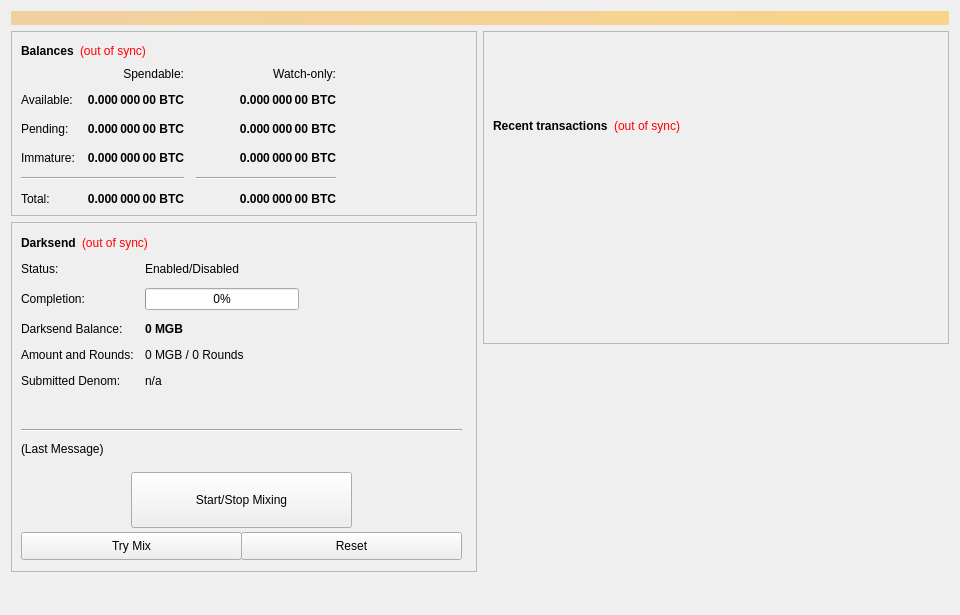
<?xml version="1.0" encoding="UTF-8"?>
<ui version="4.0">
 <class>OverviewPage</class>
 <widget class="QWidget" name="OverviewPage">
  <property name="geometry">
   <rect>
    <x>0</x>
    <y>0</y>
    <width>960</width>
    <height>615</height>
   </rect>
  </property>
  <property name="minimumSize">
   <size>
    <width>960</width>
    <height>0</height>
   </size>
  </property>
  <property name="windowTitle">
   <string>Form</string>
  </property>
  <layout class="QVBoxLayout" name="topLayout">
   <item>
    <widget class="QLabel" name="labelAlerts">
     <property name="visible">
      <bool>false</bool>
     </property>
     <property name="styleSheet">
      <string notr="true">background-color: qlineargradient(x1: 0, y1: 0, x2: 1, y2: 0, stop:0 #F0D0A0, stop:1 #F8D488); color:#000000;</string>
     </property>
     <property name="wordWrap">
      <bool>true</bool>
     </property>
     <property name="margin">
      <number>3</number>
     </property>
    </widget>
   </item>
   <item>
    <layout class="QHBoxLayout" name="horizontalLayout" stretch="1,1">
     <item>
      <layout class="QVBoxLayout" name="verticalLayout_2">
       <item>
        <widget class="QFrame" name="frame">
         <property name="frameShape">
          <enum>QFrame::StyledPanel</enum>
         </property>
         <property name="frameShadow">
          <enum>QFrame::Raised</enum>
         </property>
         <layout class="QVBoxLayout" name="verticalLayout_4">
          <item>
           <layout class="QHBoxLayout" name="horizontalLayout_4">
            <item>
             <widget class="QLabel" name="label_5">
              <property name="font">
               <font>
                <weight>75</weight>
                <bold>true</bold>
               </font>
              </property>
              <property name="text">
               <string>Balances</string>
              </property>
             </widget>
            </item>
            <item>
             <widget class="QLabel" name="labelWalletStatus">
              <property name="cursor">
               <cursorShape>WhatsThisCursor</cursorShape>
              </property>
              <property name="toolTip">
               <string>The displayed information may be out of date. Your wallet automatically synchronizes with the MegaByteCoin network after a connection is established, but this process has not completed yet.</string>
              </property>
              <property name="styleSheet">
               <string notr="true">QLabel { color: red; }</string>
              </property>
              <property name="text">
               <string notr="true">(out of sync)</string>
              </property>
              <property name="alignment">
               <set>Qt::AlignLeading|Qt::AlignLeft|Qt::AlignVCenter</set>
              </property>
             </widget>
            </item>
            <item>
             <spacer name="horizontalSpacer_3">
              <property name="orientation">
               <enum>Qt::Horizontal</enum>
              </property>
              <property name="sizeHint" stdset="0">
               <size>
                <width>40</width>
                <height>20</height>
               </size>
              </property>
             </spacer>
            </item>
           </layout>
          </item>
          <item>
           <layout class="QGridLayout" name="gridLayout">
            <property name="spacing">
             <number>12</number>
            </property>
            <item row="2" column="2">
             <widget class="QLabel" name="labelWatchPending">
              <property name="font">
               <font>
                <weight>75</weight>
                <bold>true</bold>
               </font>
              </property>
              <property name="cursor">
               <cursorShape>IBeamCursor</cursorShape>
              </property>
              <property name="toolTip">
               <string>Unconfirmed transactions to watch-only addresses</string>
              </property>
              <property name="text">
               <string notr="true">0.000 000 00 BTC</string>
              </property>
              <property name="alignment">
               <set>Qt::AlignRight|Qt::AlignTrailing|Qt::AlignVCenter</set>
              </property>
              <property name="textInteractionFlags">
               <set>Qt::LinksAccessibleByMouse|Qt::TextSelectableByKeyboard|Qt::TextSelectableByMouse</set>
              </property>
             </widget>
            </item>
            <item row="2" column="1">
             <widget class="QLabel" name="labelUnconfirmed">
              <property name="font">
               <font>
                <weight>75</weight>
                <bold>true</bold>
               </font>
              </property>
              <property name="cursor">
               <cursorShape>IBeamCursor</cursorShape>
              </property>
              <property name="toolTip">
               <string>Total of transactions that have yet to be confirmed, and do not yet count toward the spendable balance</string>
              </property>
              <property name="text">
               <string notr="true">0.000 000 00 BTC</string>
              </property>
              <property name="alignment">
               <set>Qt::AlignRight|Qt::AlignTrailing|Qt::AlignVCenter</set>
              </property>
              <property name="textInteractionFlags">
               <set>Qt::LinksAccessibleByMouse|Qt::TextSelectableByKeyboard|Qt::TextSelectableByMouse</set>
              </property>
             </widget>
            </item>
            <item row="3" column="2">
             <widget class="QLabel" name="labelWatchImmature">
              <property name="font">
               <font>
                <weight>75</weight>
                <bold>true</bold>
               </font>
              </property>
              <property name="cursor">
               <cursorShape>IBeamCursor</cursorShape>
              </property>
              <property name="toolTip">
               <string>Staked or masternode rewards in watch-only addresses that has not yet matured</string>
              </property>
              <property name="text">
               <string notr="true">0.000 000 00 BTC</string>
              </property>
              <property name="alignment">
               <set>Qt::AlignRight|Qt::AlignTrailing|Qt::AlignVCenter</set>
              </property>
              <property name="textInteractionFlags">
               <set>Qt::LinksAccessibleByMouse|Qt::TextSelectableByKeyboard|Qt::TextSelectableByMouse</set>
              </property>
             </widget>
            </item>
            <item row="4" column="0" colspan="2">
             <widget class="Line" name="lineSpendableBalance">
              <property name="orientation">
               <enum>Qt::Horizontal</enum>
              </property>
             </widget>
            </item>
            <item row="4" column="2">
             <widget class="Line" name="lineWatchBalance">
              <property name="sizePolicy">
               <sizepolicy hsizetype="Preferred" vsizetype="Fixed">
                <horstretch>0</horstretch>
                <verstretch>0</verstretch>
               </sizepolicy>
              </property>
              <property name="minimumSize">
               <size>
                <width>140</width>
                <height>0</height>
               </size>
              </property>
              <property name="orientation">
               <enum>Qt::Horizontal</enum>
              </property>
             </widget>
            </item>
            <item row="5" column="0">
             <widget class="QLabel" name="labelTotalText">
              <property name="text">
               <string>Total:</string>
              </property>
             </widget>
            </item>
            <item row="3" column="1">
             <widget class="QLabel" name="labelImmature">
              <property name="font">
               <font>
                <weight>75</weight>
                <bold>true</bold>
               </font>
              </property>
              <property name="cursor">
               <cursorShape>IBeamCursor</cursorShape>
              </property>
              <property name="toolTip">
               <string>Staked or masternode rewards that has not yet matured</string>
              </property>
              <property name="text">
               <string notr="true">0.000 000 00 BTC</string>
              </property>
              <property name="alignment">
               <set>Qt::AlignRight|Qt::AlignTrailing|Qt::AlignVCenter</set>
              </property>
              <property name="textInteractionFlags">
               <set>Qt::LinksAccessibleByMouse|Qt::TextSelectableByKeyboard|Qt::TextSelectableByMouse</set>
              </property>
             </widget>
            </item>
            <item row="2" column="3">
             <spacer name="horizontalSpacer_2">
              <property name="orientation">
               <enum>Qt::Horizontal</enum>
              </property>
              <property name="sizeHint" stdset="0">
               <size>
                <width>40</width>
                <height>20</height>
               </size>
              </property>
             </spacer>
            </item>
            <item row="3" column="0">
             <widget class="QLabel" name="labelImmatureText">
              <property name="text">
               <string>Immature:</string>
              </property>
             </widget>
            </item>
            <item row="5" column="1">
             <widget class="QLabel" name="labelTotal">
              <property name="font">
               <font>
                <weight>75</weight>
                <bold>true</bold>
               </font>
              </property>
              <property name="cursor">
               <cursorShape>IBeamCursor</cursorShape>
              </property>
              <property name="toolTip">
               <string>Your current total balance</string>
              </property>
              <property name="text">
               <string notr="true">0.000 000 00 BTC</string>
              </property>
              <property name="alignment">
               <set>Qt::AlignRight|Qt::AlignTrailing|Qt::AlignVCenter</set>
              </property>
              <property name="textInteractionFlags">
               <set>Qt::LinksAccessibleByMouse|Qt::TextSelectableByKeyboard|Qt::TextSelectableByMouse</set>
              </property>
             </widget>
            </item>
            <item row="5" column="2">
             <widget class="QLabel" name="labelWatchTotal">
              <property name="font">
               <font>
                <weight>75</weight>
                <bold>true</bold>
               </font>
              </property>
              <property name="cursor">
               <cursorShape>IBeamCursor</cursorShape>
              </property>
              <property name="toolTip">
               <string>Current total balance in watch-only addresses</string>
              </property>
              <property name="text">
               <string notr="true">0.000 000 00 BTC</string>
              </property>
              <property name="alignment">
               <set>Qt::AlignRight|Qt::AlignTrailing|Qt::AlignVCenter</set>
              </property>
              <property name="textInteractionFlags">
               <set>Qt::LinksAccessibleByMouse|Qt::TextSelectableByKeyboard|Qt::TextSelectableByMouse</set>
              </property>
             </widget>
            </item>
            <item row="0" column="2">
             <widget class="QLabel" name="labelWatchonly">
              <property name="text">
               <string>Watch-only:</string>
              </property>
              <property name="alignment">
               <set>Qt::AlignRight|Qt::AlignTrailing|Qt::AlignVCenter</set>
              </property>
             </widget>
            </item>
            <item row="1" column="0">
             <widget class="QLabel" name="labelBalanceText">
              <property name="text">
               <string>Available:</string>
              </property>
             </widget>
            </item>
            <item row="1" column="1">
             <widget class="QLabel" name="labelBalance">
              <property name="font">
               <font>
                <weight>75</weight>
                <bold>true</bold>
               </font>
              </property>
              <property name="cursor">
               <cursorShape>IBeamCursor</cursorShape>
              </property>
              <property name="toolTip">
               <string>Your current spendable balance</string>
              </property>
              <property name="text">
               <string notr="true">0.000 000 00 BTC</string>
              </property>
              <property name="alignment">
               <set>Qt::AlignRight|Qt::AlignTrailing|Qt::AlignVCenter</set>
              </property>
              <property name="textInteractionFlags">
               <set>Qt::LinksAccessibleByMouse|Qt::TextSelectableByKeyboard|Qt::TextSelectableByMouse</set>
              </property>
             </widget>
            </item>
            <item row="1" column="2">
             <widget class="QLabel" name="labelWatchAvailable">
              <property name="font">
               <font>
                <weight>75</weight>
                <bold>true</bold>
               </font>
              </property>
              <property name="cursor">
               <cursorShape>IBeamCursor</cursorShape>
              </property>
              <property name="toolTip">
               <string>Your current balance in watch-only addresses</string>
              </property>
              <property name="text">
               <string notr="true">0.000 000 00 BTC</string>
              </property>
              <property name="alignment">
               <set>Qt::AlignRight|Qt::AlignTrailing|Qt::AlignVCenter</set>
              </property>
              <property name="textInteractionFlags">
               <set>Qt::LinksAccessibleByMouse|Qt::TextSelectableByKeyboard|Qt::TextSelectableByMouse</set>
              </property>
             </widget>
            </item>
            <item row="2" column="0">
             <widget class="QLabel" name="labelPendingText">
              <property name="text">
               <string>Pending:</string>
              </property>
             </widget>
            </item>
            <item row="0" column="1">
             <widget class="QLabel" name="labelSpendable">
              <property name="text">
               <string>Spendable:</string>
              </property>
              <property name="alignment">
               <set>Qt::AlignRight|Qt::AlignTrailing|Qt::AlignVCenter</set>
              </property>
             </widget>
            </item>
           </layout>
          </item>
         </layout>
        </widget>
       </item>
       <item>
        <widget class="QFrame" name="frameDarksend">
         <property name="minimumSize">
          <size>
           <width>0</width>
           <height>350</height>
          </size>
         </property>
         <property name="layoutDirection">
          <enum>Qt::LeftToRight</enum>
         </property>
         <property name="frameShape">
          <enum>QFrame::StyledPanel</enum>
         </property>
         <property name="frameShadow">
          <enum>QFrame::Raised</enum>
         </property>
         <widget class="QWidget" name="formLayoutWidget">
          <property name="geometry">
           <rect>
            <x>10</x>
            <y>40</y>
            <width>451</width>
            <height>161</height>
           </rect>
          </property>
          <layout class="QFormLayout" name="formLayout">
           <property name="fieldGrowthPolicy">
            <enum>QFormLayout::AllNonFixedFieldsGrow</enum>
           </property>
           <property name="horizontalSpacing">
            <number>11</number>
           </property>
           <property name="verticalSpacing">
            <number>12</number>
           </property>
           <item row="0" column="0">
            <widget class="QLabel" name="label_6">
             <property name="text">
              <string>Status:</string>
             </property>
            </widget>
           </item>
           <item row="1" column="0">
            <widget class="QLabel" name="label_7">
             <property name="text">
              <string>Completion:</string>
             </property>
            </widget>
           </item>
           <item row="1" column="1">
            <widget class="QProgressBar" name="DarksendProgress">
             <property name="maximumSize">
              <size>
               <width>154</width>
               <height>16777215</height>
              </size>
             </property>
             <property name="value">
              <number>0</number>
             </property>
            </widget>
           </item>
           <item row="2" column="0">
            <widget class="QLabel" name="labelAnonymizedText">
             <property name="text">
              <string>Darksend Balance:</string>
             </property>
            </widget>
           </item>
           <item row="2" column="1">
            <widget class="QLabel" name="labelAnonymized">
             <property name="font">
              <font>
               <weight>75</weight>
               <bold>true</bold>
              </font>
             </property>
             <property name="text">
              <string notr="true">0 MGB</string>
             </property>
            </widget>
           </item>
           <item row="3" column="0">
            <widget class="QLabel" name="label_8">
             <property name="text">
              <string>Amount and Rounds:</string>
             </property>
            </widget>
           </item>
           <item row="3" column="1">
            <widget class="QLabel" name="labelAmountRounds">
             <property name="text">
              <string>0 MGB / 0 Rounds</string>
             </property>
            </widget>
           </item>
           <item row="4" column="0">
            <widget class="QLabel" name="label_9">
             <property name="text">
              <string>Submitted Denom:</string>
             </property>
            </widget>
           </item>
           <item row="4" column="1">
            <widget class="QLabel" name="labelSubmittedDenom">
             <property name="toolTip">
              <string>The denominations you submitted to the Masternode.&lt;br&gt;To mix, other users must submit the exact same denominations.</string>
             </property>
             <property name="text">
              <string>n/a</string>
             </property>
            </widget>
           </item>
           <item row="0" column="1">
            <widget class="QLabel" name="DarksendEnabled">
             <property name="text">
              <string>Enabled/Disabled</string>
             </property>
            </widget>
           </item>
          </layout>
         </widget>
         <widget class="QPushButton" name="runAutoDenom">
          <property name="geometry">
           <rect>
            <x>251</x>
            <y>17</y>
            <width>1</width>
            <height>1</height>
           </rect>
          </property>
          <property name="palette">
           <palette>
            <active>
             <colorrole role="WindowText">
              <brush brushstyle="SolidPattern">
               <color alpha="255">
                <red>0</red>
                <green>0</green>
                <blue>0</blue>
               </color>
              </brush>
             </colorrole>
             <colorrole role="Button">
              <brush brushstyle="SolidPattern">
               <color alpha="255">
                <red>239</red>
                <green>238</green>
                <blue>238</blue>
               </color>
              </brush>
             </colorrole>
             <colorrole role="Light">
              <brush brushstyle="SolidPattern">
               <color alpha="255">
                <red>255</red>
                <green>255</green>
                <blue>255</blue>
               </color>
              </brush>
             </colorrole>
             <colorrole role="Midlight">
              <brush brushstyle="SolidPattern">
               <color alpha="255">
                <red>247</red>
                <green>246</green>
                <blue>246</blue>
               </color>
              </brush>
             </colorrole>
             <colorrole role="Dark">
              <brush brushstyle="SolidPattern">
               <color alpha="255">
                <red>119</red>
                <green>119</green>
                <blue>119</blue>
               </color>
              </brush>
             </colorrole>
             <colorrole role="Mid">
              <brush brushstyle="SolidPattern">
               <color alpha="255">
                <red>159</red>
                <green>159</green>
                <blue>159</blue>
               </color>
              </brush>
             </colorrole>
             <colorrole role="Text">
              <brush brushstyle="SolidPattern">
               <color alpha="255">
                <red>0</red>
                <green>0</green>
                <blue>0</blue>
               </color>
              </brush>
             </colorrole>
             <colorrole role="BrightText">
              <brush brushstyle="SolidPattern">
               <color alpha="255">
                <red>255</red>
                <green>255</green>
                <blue>255</blue>
               </color>
              </brush>
             </colorrole>
             <colorrole role="ButtonText">
              <brush brushstyle="SolidPattern">
               <color alpha="255">
                <red>0</red>
                <green>0</green>
                <blue>0</blue>
               </color>
              </brush>
             </colorrole>
             <colorrole role="Base">
              <brush brushstyle="SolidPattern">
               <color alpha="255">
                <red>255</red>
                <green>255</green>
                <blue>255</blue>
               </color>
              </brush>
             </colorrole>
             <colorrole role="Window">
              <brush brushstyle="SolidPattern">
               <color alpha="255">
                <red>239</red>
                <green>238</green>
                <blue>238</blue>
               </color>
              </brush>
             </colorrole>
             <colorrole role="Shadow">
              <brush brushstyle="SolidPattern">
               <color alpha="255">
                <red>0</red>
                <green>0</green>
                <blue>0</blue>
               </color>
              </brush>
             </colorrole>
             <colorrole role="AlternateBase">
              <brush brushstyle="SolidPattern">
               <color alpha="255">
                <red>247</red>
                <green>246</green>
                <blue>246</blue>
               </color>
              </brush>
             </colorrole>
             <colorrole role="ToolTipBase">
              <brush brushstyle="SolidPattern">
               <color alpha="255">
                <red>255</red>
                <green>255</green>
                <blue>220</blue>
               </color>
              </brush>
             </colorrole>
             <colorrole role="ToolTipText">
              <brush brushstyle="SolidPattern">
               <color alpha="255">
                <red>0</red>
                <green>0</green>
                <blue>0</blue>
               </color>
              </brush>
             </colorrole>
            </active>
            <inactive>
             <colorrole role="WindowText">
              <brush brushstyle="SolidPattern">
               <color alpha="255">
                <red>0</red>
                <green>0</green>
                <blue>0</blue>
               </color>
              </brush>
             </colorrole>
             <colorrole role="Button">
              <brush brushstyle="SolidPattern">
               <color alpha="255">
                <red>239</red>
                <green>238</green>
                <blue>238</blue>
               </color>
              </brush>
             </colorrole>
             <colorrole role="Light">
              <brush brushstyle="SolidPattern">
               <color alpha="255">
                <red>255</red>
                <green>255</green>
                <blue>255</blue>
               </color>
              </brush>
             </colorrole>
             <colorrole role="Midlight">
              <brush brushstyle="SolidPattern">
               <color alpha="255">
                <red>247</red>
                <green>246</green>
                <blue>246</blue>
               </color>
              </brush>
             </colorrole>
             <colorrole role="Dark">
              <brush brushstyle="SolidPattern">
               <color alpha="255">
                <red>119</red>
                <green>119</green>
                <blue>119</blue>
               </color>
              </brush>
             </colorrole>
             <colorrole role="Mid">
              <brush brushstyle="SolidPattern">
               <color alpha="255">
                <red>159</red>
                <green>159</green>
                <blue>159</blue>
               </color>
              </brush>
             </colorrole>
             <colorrole role="Text">
              <brush brushstyle="SolidPattern">
               <color alpha="255">
                <red>0</red>
                <green>0</green>
                <blue>0</blue>
               </color>
              </brush>
             </colorrole>
             <colorrole role="BrightText">
              <brush brushstyle="SolidPattern">
               <color alpha="255">
                <red>255</red>
                <green>255</green>
                <blue>255</blue>
               </color>
              </brush>
             </colorrole>
             <colorrole role="ButtonText">
              <brush brushstyle="SolidPattern">
               <color alpha="255">
                <red>0</red>
                <green>0</green>
                <blue>0</blue>
               </color>
              </brush>
             </colorrole>
             <colorrole role="Base">
              <brush brushstyle="SolidPattern">
               <color alpha="255">
                <red>255</red>
                <green>255</green>
                <blue>255</blue>
               </color>
              </brush>
             </colorrole>
             <colorrole role="Window">
              <brush brushstyle="SolidPattern">
               <color alpha="255">
                <red>239</red>
                <green>238</green>
                <blue>238</blue>
               </color>
              </brush>
             </colorrole>
             <colorrole role="Shadow">
              <brush brushstyle="SolidPattern">
               <color alpha="255">
                <red>0</red>
                <green>0</green>
                <blue>0</blue>
               </color>
              </brush>
             </colorrole>
             <colorrole role="AlternateBase">
              <brush brushstyle="SolidPattern">
               <color alpha="255">
                <red>247</red>
                <green>246</green>
                <blue>246</blue>
               </color>
              </brush>
             </colorrole>
             <colorrole role="ToolTipBase">
              <brush brushstyle="SolidPattern">
               <color alpha="255">
                <red>255</red>
                <green>255</green>
                <blue>220</blue>
               </color>
              </brush>
             </colorrole>
             <colorrole role="ToolTipText">
              <brush brushstyle="SolidPattern">
               <color alpha="255">
                <red>0</red>
                <green>0</green>
                <blue>0</blue>
               </color>
              </brush>
             </colorrole>
            </inactive>
            <disabled>
             <colorrole role="WindowText">
              <brush brushstyle="SolidPattern">
               <color alpha="255">
                <red>119</red>
                <green>119</green>
                <blue>119</blue>
               </color>
              </brush>
             </colorrole>
             <colorrole role="Button">
              <brush brushstyle="SolidPattern">
               <color alpha="255">
                <red>239</red>
                <green>238</green>
                <blue>238</blue>
               </color>
              </brush>
             </colorrole>
             <colorrole role="Light">
              <brush brushstyle="SolidPattern">
               <color alpha="255">
                <red>255</red>
                <green>255</green>
                <blue>255</blue>
               </color>
              </brush>
             </colorrole>
             <colorrole role="Midlight">
              <brush brushstyle="SolidPattern">
               <color alpha="255">
                <red>247</red>
                <green>246</green>
                <blue>246</blue>
               </color>
              </brush>
             </colorrole>
             <colorrole role="Dark">
              <brush brushstyle="SolidPattern">
               <color alpha="255">
                <red>119</red>
                <green>119</green>
                <blue>119</blue>
               </color>
              </brush>
             </colorrole>
             <colorrole role="Mid">
              <brush brushstyle="SolidPattern">
               <color alpha="255">
                <red>159</red>
                <green>159</green>
                <blue>159</blue>
               </color>
              </brush>
             </colorrole>
             <colorrole role="Text">
              <brush brushstyle="SolidPattern">
               <color alpha="255">
                <red>119</red>
                <green>119</green>
                <blue>119</blue>
               </color>
              </brush>
             </colorrole>
             <colorrole role="BrightText">
              <brush brushstyle="SolidPattern">
               <color alpha="255">
                <red>255</red>
                <green>255</green>
                <blue>255</blue>
               </color>
              </brush>
             </colorrole>
             <colorrole role="ButtonText">
              <brush brushstyle="SolidPattern">
               <color alpha="255">
                <red>119</red>
                <green>119</green>
                <blue>119</blue>
               </color>
              </brush>
             </colorrole>
             <colorrole role="Base">
              <brush brushstyle="SolidPattern">
               <color alpha="255">
                <red>239</red>
                <green>238</green>
                <blue>238</blue>
               </color>
              </brush>
             </colorrole>
             <colorrole role="Window">
              <brush brushstyle="SolidPattern">
               <color alpha="255">
                <red>239</red>
                <green>238</green>
                <blue>238</blue>
               </color>
              </brush>
             </colorrole>
             <colorrole role="Shadow">
              <brush brushstyle="SolidPattern">
               <color alpha="255">
                <red>0</red>
                <green>0</green>
                <blue>0</blue>
               </color>
              </brush>
             </colorrole>
             <colorrole role="AlternateBase">
              <brush brushstyle="SolidPattern">
               <color alpha="255">
                <red>239</red>
                <green>238</green>
                <blue>238</blue>
               </color>
              </brush>
             </colorrole>
             <colorrole role="ToolTipBase">
              <brush brushstyle="SolidPattern">
               <color alpha="255">
                <red>255</red>
                <green>255</green>
                <blue>220</blue>
               </color>
              </brush>
             </colorrole>
             <colorrole role="ToolTipText">
              <brush brushstyle="SolidPattern">
               <color alpha="255">
                <red>0</red>
                <green>0</green>
                <blue>0</blue>
               </color>
              </brush>
             </colorrole>
            </disabled>
           </palette>
          </property>
          <property name="focusPolicy">
           <enum>Qt::NoFocus</enum>
          </property>
          <property name="autoFillBackground">
           <bool>true</bool>
          </property>
          <property name="text">
           <string/>
          </property>
          <property name="flat">
           <bool>true</bool>
          </property>
         </widget>
         <widget class="QPushButton" name="toggleDarksend">
          <property name="geometry">
           <rect>
            <x>120</x>
            <y>250</y>
            <width>221</width>
            <height>56</height>
           </rect>
          </property>
          <property name="sizePolicy">
           <sizepolicy hsizetype="MinimumExpanding" vsizetype="Fixed">
            <horstretch>0</horstretch>
            <verstretch>0</verstretch>
           </sizepolicy>
          </property>
          <property name="text">
           <string>Start/Stop Mixing</string>
          </property>
         </widget>
         <widget class="Line" name="lineLastMessage">
          <property name="geometry">
           <rect>
            <x>10</x>
            <y>200</y>
            <width>441</width>
            <height>16</height>
           </rect>
          </property>
          <property name="orientation">
           <enum>Qt::Horizontal</enum>
          </property>
         </widget>
         <widget class="QLabel" name="DarksendStatus">
          <property name="geometry">
           <rect>
            <x>10</x>
            <y>220</y>
            <width>451</width>
            <height>61</height>
           </rect>
          </property>
          <property name="minimumSize">
           <size>
            <width>288</width>
            <height>43</height>
           </size>
          </property>
          <property name="text">
           <string>(Last Message)</string>
          </property>
          <property name="alignment">
           <set>Qt::AlignLeading|Qt::AlignLeft|Qt::AlignTop</set>
          </property>
          <property name="wordWrap">
           <bool>true</bool>
          </property>
         </widget>
         <widget class="QPushButton" name="DarksendAuto">
          <property name="geometry">
           <rect>
            <x>10</x>
            <y>310</y>
            <width>221</width>
            <height>28</height>
           </rect>
          </property>
          <property name="sizePolicy">
           <sizepolicy hsizetype="MinimumExpanding" vsizetype="Fixed">
            <horstretch>0</horstretch>
            <verstretch>0</verstretch>
           </sizepolicy>
          </property>
          <property name="toolTip">
           <string>Try to manually submit a Darksend request.</string>
          </property>
          <property name="text">
           <string>Try Mix</string>
          </property>
         </widget>
         <widget class="QPushButton" name="DarksendReset">
          <property name="geometry">
           <rect>
            <x>230</x>
            <y>310</y>
            <width>221</width>
            <height>28</height>
           </rect>
          </property>
          <property name="sizePolicy">
           <sizepolicy hsizetype="MinimumExpanding" vsizetype="Fixed">
            <horstretch>0</horstretch>
            <verstretch>0</verstretch>
           </sizepolicy>
          </property>
          <property name="toolTip">
           <string>Reset the current status of Darksend (can interrupt Darksend if it's in the process of Mixing, which can cost you money!)</string>
          </property>
          <property name="autoFillBackground">
           <bool>false</bool>
          </property>
          <property name="text">
           <string>Reset</string>
          </property>
         </widget>
         <widget class="QWidget" name="layoutWidget">
          <property name="geometry">
           <rect>
            <x>10</x>
            <y>10</y>
            <width>431</width>
            <height>22</height>
           </rect>
          </property>
          <layout class="QHBoxLayout" name="horizontalLayout_5">
           <item>
            <widget class="QLabel" name="label_2">
             <property name="font">
              <font>
               <weight>75</weight>
               <bold>true</bold>
              </font>
             </property>
             <property name="text">
              <string>Darksend</string>
             </property>
            </widget>
           </item>
           <item>
            <widget class="QLabel" name="labelDarksendSyncStatus">
             <property name="toolTip">
              <string>The displayed information may be out of date. Your wallet automatically synchronizes with the MegaByteCoin network after a connection is established, but this process has not completed yet.</string>
             </property>
             <property name="styleSheet">
              <string notr="true">QLabel { color: red; }</string>
             </property>
             <property name="text">
              <string notr="true">(out of sync)</string>
             </property>
             <property name="alignment">
              <set>Qt::AlignLeading|Qt::AlignLeft|Qt::AlignVCenter</set>
             </property>
            </widget>
           </item>
           <item>
            <spacer name="horizontalSpacer_4">
             <property name="orientation">
              <enum>Qt::Horizontal</enum>
             </property>
             <property name="sizeHint" stdset="0">
              <size>
               <width>40</width>
               <height>20</height>
              </size>
             </property>
            </spacer>
           </item>
          </layout>
         </widget>
        </widget>
       </item>
       <item>
        <spacer name="verticalSpacer">
         <property name="orientation">
          <enum>Qt::Vertical</enum>
         </property>
         <property name="sizeHint" stdset="0">
          <size>
           <width>20</width>
           <height>40</height>
          </size>
         </property>
        </spacer>
       </item>
      </layout>
     </item>
     <item>
      <layout class="QVBoxLayout" name="verticalLayout_3">
       <item>
        <widget class="QFrame" name="frame_2">
         <property name="frameShape">
          <enum>QFrame::StyledPanel</enum>
         </property>
         <property name="frameShadow">
          <enum>QFrame::Raised</enum>
         </property>
         <layout class="QVBoxLayout" name="verticalLayout">
          <item>
           <spacer name="verticalSpacer_3">
            <property name="orientation">
             <enum>Qt::Vertical</enum>
            </property>
            <property name="sizeType">
             <enum>QSizePolicy::Fixed</enum>
            </property>
            <property name="sizeHint" stdset="0">
             <size>
              <width>20</width>
              <height>75</height>
             </size>
            </property>
           </spacer>
          </item>
          <item>
           <layout class="QHBoxLayout" name="horizontalLayout_2">
            <item>
             <widget class="QLabel" name="label_4">
              <property name="font">
               <font>
                <weight>75</weight>
                <bold>true</bold>
               </font>
              </property>
              <property name="text">
               <string>Recent transactions</string>
              </property>
             </widget>
            </item>
            <item>
             <widget class="QLabel" name="labelTransactionsStatus">
              <property name="cursor">
               <cursorShape>WhatsThisCursor</cursorShape>
              </property>
              <property name="toolTip">
               <string>The displayed information may be out of date. Your wallet automatically synchronizes with the MegaByteCoin network after a connection is established, but this process has not completed yet.</string>
              </property>
              <property name="styleSheet">
               <string notr="true">QLabel { color: red; }</string>
              </property>
              <property name="text">
               <string notr="true">(out of sync)</string>
              </property>
              <property name="alignment">
               <set>Qt::AlignRight|Qt::AlignTrailing|Qt::AlignVCenter</set>
              </property>
             </widget>
            </item>
            <item>
             <spacer name="horizontalSpacer">
              <property name="orientation">
               <enum>Qt::Horizontal</enum>
              </property>
              <property name="sizeHint" stdset="0">
               <size>
                <width>40</width>
                <height>20</height>
               </size>
              </property>
             </spacer>
            </item>
           </layout>
          </item>
          <item>
           <widget class="QListView" name="listTransactions">
            <property name="styleSheet">
             <string notr="true">QListView { background: transparent; }</string>
            </property>
            <property name="frameShape">
             <enum>QFrame::NoFrame</enum>
            </property>
            <property name="verticalScrollBarPolicy">
             <enum>Qt::ScrollBarAlwaysOff</enum>
            </property>
            <property name="horizontalScrollBarPolicy">
             <enum>Qt::ScrollBarAlwaysOff</enum>
            </property>
            <property name="selectionMode">
             <enum>QAbstractItemView::NoSelection</enum>
            </property>
           </widget>
          </item>
         </layout>
        </widget>
       </item>
       <item>
        <spacer name="verticalSpacer_2">
         <property name="orientation">
          <enum>Qt::Vertical</enum>
         </property>
         <property name="sizeType">
          <enum>QSizePolicy::Expanding</enum>
         </property>
         <property name="sizeHint" stdset="0">
          <size>
           <width>20</width>
           <height>40</height>
          </size>
         </property>
        </spacer>
       </item>
      </layout>
     </item>
    </layout>
   </item>
  </layout>
 </widget>
 <resources/>
 <connections/>
</ui>
